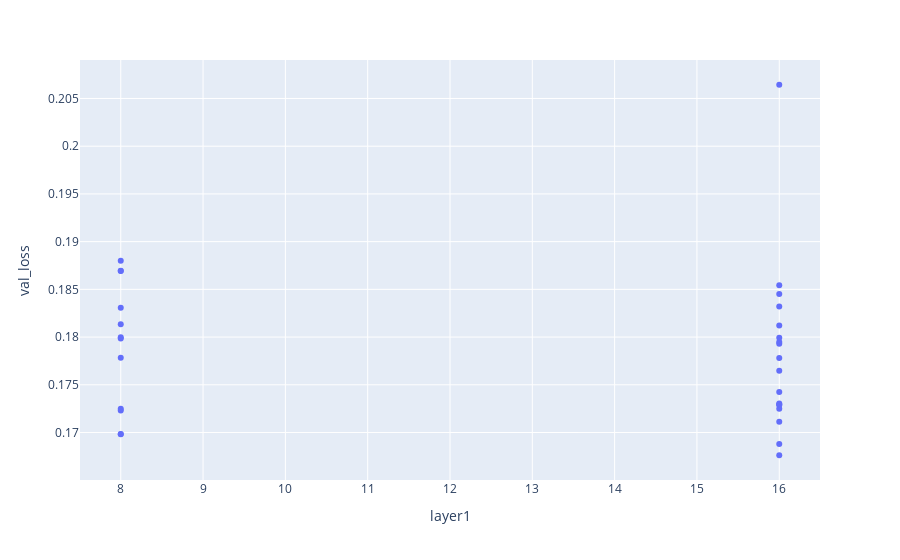

The notebook cell saved with this chart:
### Code cell
px.scatter(df, x='layer1', y='val_loss')

### Figure 1 — Plotly figure (JSON) as saved in the notebook; plotly's stock layout.template omitted (floating-point values rounded to 4 significant figures)
{"data": [{"hovertemplate": "layer1=%{x}<br>val_loss=%{y}<extra></extra>", "legendgroup": "", "marker": {"color": "#636efa", "symbol": "circle"}, "mode": "markers", "name": "", "orientation": "v", "showlegend": false, "type": "scatter", "x": [16, 16, 8, 8, 16, 8, 16, 8, 16, 16, 16, 16, 16, 16, 8, 16, 16, 8, 16, 8, 16, 8, 8, 16, 16, 16, 8, 8, 8, 16], "xaxis": "x", "y": [0.1676, 0.1688, 0.1698, 0.1699, 0.1711, 0.1723, 0.1725, 0.1725, 0.1729, 0.1729, 0.1731, 0.1742, 0.1765, 0.1778, 0.1778, 0.1793, 0.1795, 0.1799, 0.1799, 0.18, 0.1812, 0.1813, 0.1831, 0.1832, 0.1845, 0.1854, 0.1869, 0.1869, 0.188, 0.2064], "yaxis": "y"}], "layout": {"legend": {"tracegroupgap": 0}, "margin": {"t": 60}, "xaxis": {"anchor": "y", "domain": [0, 1], "title": {"text": "layer1"}}, "yaxis": {"anchor": "x", "domain": [0, 1], "title": {"text": "val_loss"}}}}
